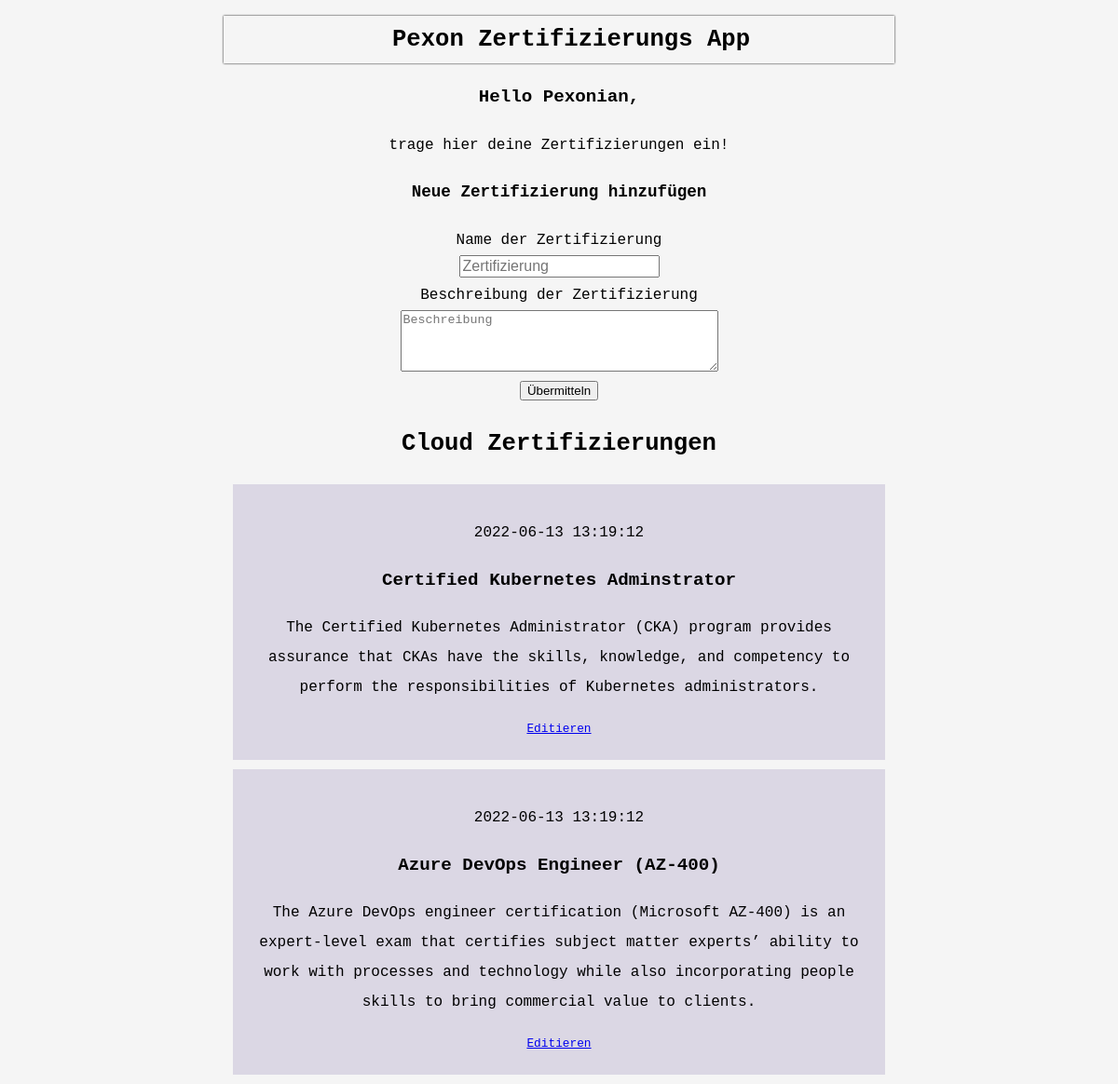
Before: / with the older database file.
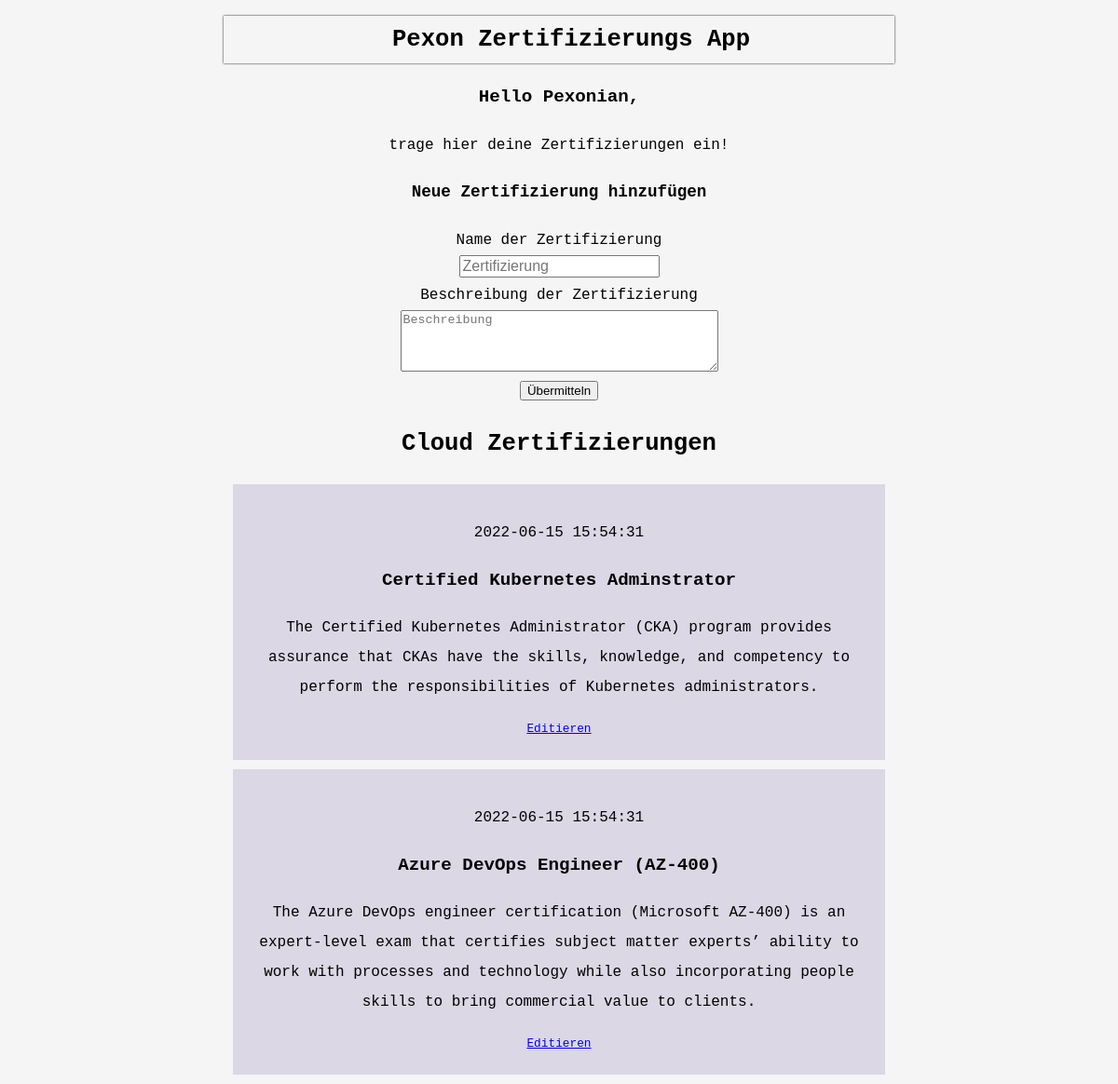
After: the same page with the newer database file.
### tables this page shows
CREATE TABLE posts (
    id INTEGER PRIMARY KEY AUTOINCREMENT,
    created TIMESTAMP NOT NULL DEFAULT CURRENT_TIMESTAMP,
    title TEXT NOT NULL,
    content TEXT NOT NULL
);

### app.py (the view)
@app.route('/')
def index():
    conn = get_db_connection()
    posts = conn.execute('SELECT * FROM posts').fetchall()
    conn.close()
    return render_template('index.html', posts=posts)

### app.py (called while the page is built)
def get_db_connection():
    conn = sqlite3.connect('database.db')
    conn.row_factory = sqlite3.Row
    return conn

### templates/index.html
<!DOCTYPE html>
{% extends 'base.html' %} {% block content %}
<h1>{% block title %} Cloud Zertifizierungen {% endblock %}</h1>
{% for post in posts %}
<div class="post">
  <p>{{ post['created'] }}</p>
  <h2>{{ post['title'] }}</h2>
  <p>{{ post['content'] }}</p>
  <a href="{{ url_for('edit', id=post['id']) }}">Editieren</a>
</div>
{% endfor %} {% endblock %}

### templates/base.html (shortened to what this page needs)
<!DOCTYPE html>
<html lang="en">
  <head>
    <link rel="stylesheet" href="/static/styles.css" />
  </head>
  <body>
    <header>
      <h1><a href="{{ url_for('index') }}">Pexon Zertifizierungs App</a></h1>
    </header>
    <h2>Hello Pexonian,</h2>
    <p>trage hier deine Zertifizierungen ein!</p>
    <h3>Neue Zertifizierung hinzufügen</h3>
    <form method="post">
        <label for="title">Name der Zertifizierung</label>
        <br>
        <input type="text" name="title"
               placeholder="Zertifizierung"
               value="{{ request.form['title'] }}">
        <br>
        <label for="content">Beschreibung der Zertifizierung</label>
        <br>
        <textarea name="content"
                  placeholder="Beschreibung"
                  rows="4"
                  cols="40"
                  >{{ request.form['content'] }}</textarea>
        <br>
        <button type="submit">Übermitteln</button>
    </form>
    <div class="content">
      {% block content %} {% endblock %}</div>
  </body>
</html>

### static/styles.css (style rules this page uses)
* { box-sizing: border-box; }
body { background: whitesmoke; font-family: monospace; display: block; font-size: 0.8rem; line-height: 2; margin: 0; text-align: center; width: 60%; max-width: 60%; margin-right: auto; margin-left: auto; margin-top: 0; }
header { display: block; position: sticky; box-shadow: 0px 0px 2px 0px; backdrop-filter: blur(4px); top: 0; margin: auto; left: 0; background: whitesmoke; font-family: monospace; text-align: center; }
header a { text-decoration: none; color: black; font-weight: bold; font-size: 1.6rem; padding-left: 1rem; }
header h1 { font-size: 3px, bold; text-align: left; padding-left: 10px; text-align: center; }
.post { padding: 20px; margin: 10px; background-color: #dbd7e4; }
p { font-size: 1rem; }
h2 { font-size: 1.2rem; }
h3 { font-size: 1.1rem; }
label { font-size: 1rem; }
input { font-size: 1rem; }

Changed rows visible on the page:
changed posts "Certified Kubernetes Adminstrator": created "2022-06-13 13:19:12" → "2022-06-15 15:54:31"
changed posts "Azure DevOps Engineer (AZ-400)": created "2022-06-13 13:19:12" → "2022-06-15 15:54:31"
